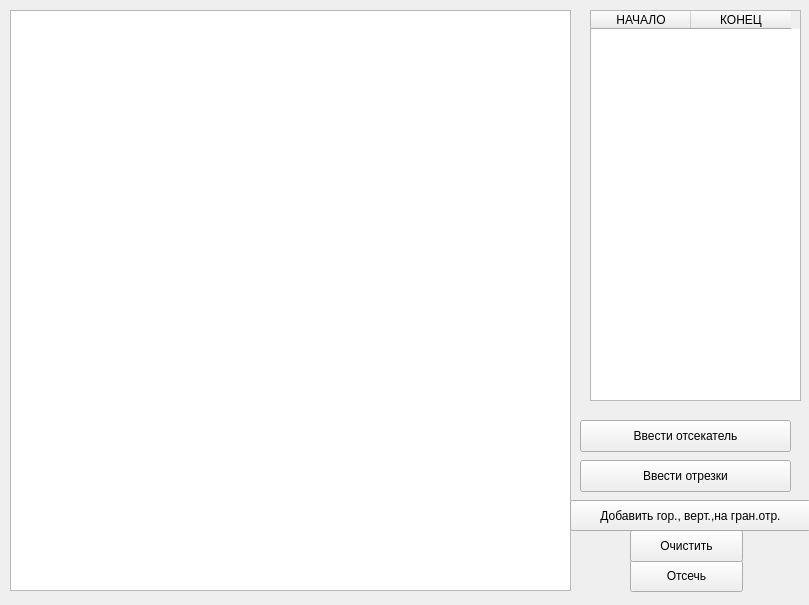
<?xml version="1.0" encoding="UTF-8"?>
<ui version="4.0">
 <class>MainWindow</class>
 <widget class="QMainWindow" name="MainWindow">
  <property name="geometry">
   <rect>
    <x>0</x>
    <y>0</y>
    <width>809</width>
    <height>605</height>
   </rect>
  </property>
  <property name="windowTitle">
   <string>Отсечение прямоугольным отсекателем</string>
  </property>
  <widget class="QWidget" name="centralwidget">
   <widget class="QGraphicsView" name="view">
    <property name="geometry">
     <rect>
      <x>10</x>
      <y>10</y>
      <width>561</width>
      <height>581</height>
     </rect>
    </property>
   </widget>
   <widget class="QTableWidget" name="table">
    <property name="geometry">
     <rect>
      <x>590</x>
      <y>10</y>
      <width>211</width>
      <height>391</height>
     </rect>
    </property>
    <column>
     <property name="text">
      <string>НАЧАЛО</string>
     </property>
    </column>
    <column>
     <property name="text">
      <string>КОНЕЦ</string>
     </property>
    </column>
   </widget>
   <widget class="QPushButton" name="paint">
    <property name="geometry">
     <rect>
      <x>630</x>
      <y>560</y>
      <width>113</width>
      <height>32</height>
     </rect>
    </property>
    <property name="text">
     <string>Отсечь</string>
    </property>
   </widget>
   <widget class="QPushButton" name="erase">
    <property name="geometry">
     <rect>
      <x>630</x>
      <y>530</y>
      <width>113</width>
      <height>32</height>
     </rect>
    </property>
    <property name="text">
     <string>Очистить</string>
    </property>
   </widget>
   <widget class="QPushButton" name="bars">
    <property name="geometry">
     <rect>
      <x>580</x>
      <y>460</y>
      <width>211</width>
      <height>32</height>
     </rect>
    </property>
    <property name="text">
     <string>Ввести отрезки</string>
    </property>
   </widget>
   <widget class="QPushButton" name="rect">
    <property name="geometry">
     <rect>
      <x>580</x>
      <y>420</y>
      <width>211</width>
      <height>32</height>
     </rect>
    </property>
    <property name="text">
     <string>Ввести отсекатель</string>
    </property>
   </widget>
   <widget class="QPushButton" name="ect">
    <property name="geometry">
     <rect>
      <x>570</x>
      <y>500</y>
      <width>241</width>
      <height>31</height>
     </rect>
    </property>
    <property name="text">
     <string>Добавить гор., верт.,на гран.отр.</string>
    </property>
   </widget>
  </widget>
 </widget>
 <resources/>
 <connections/>
</ui>
